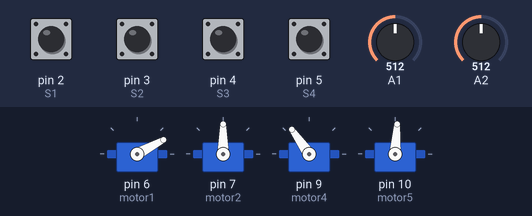
Recording of a sketch running on a simulated Arduino Uno, built with avr-gcc and run on an emulated ATmega328P. Parts: 4 × servo. Inputs (shaded band) come from the test bench; at power-on: pin 2 (S1), pin 3 (S2), pin 4 (S3), pin 5 (S4) HIGH, A2 = 512, A1 = 512.

Above: at 1.2 s.
1.3 s: pin 2 (S1) pulled LOW for 1 s
At 2.8 s:
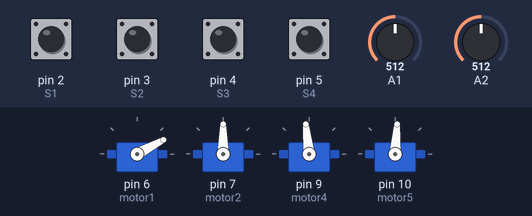
3.8 s: A2 set to 716
At 4.1 s:
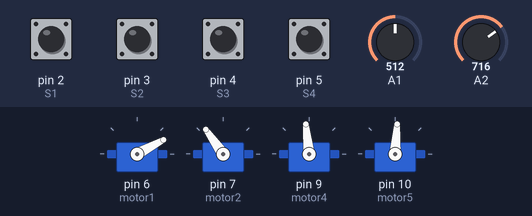
5.3 s: A1 set to 306
At 6.5 s:
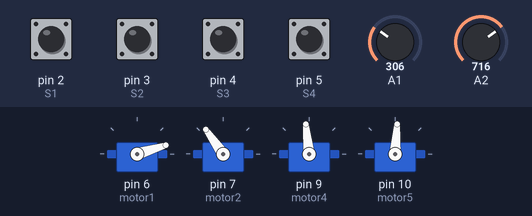
6.8 s: pin 4 (S3) pulled LOW for 0.15 s
At 8.1 s:
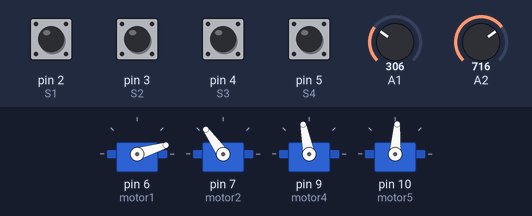
8.4 s: pin 3 (S2) pulled LOW for 1 s
At 10.5 s:
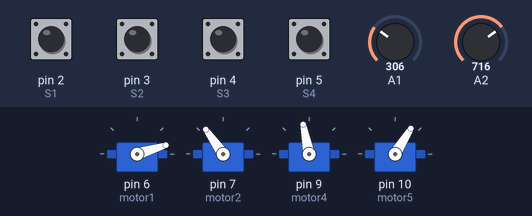
10.9 s: pin 2 (S1) pulled LOW for 0.15 s
At 12.5 s:
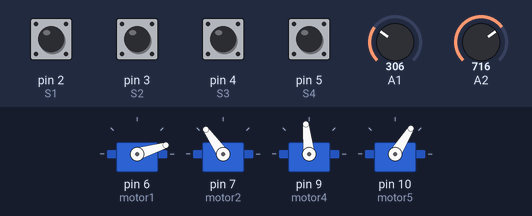
Timing chart, 0 to 13.5 s (numbered marks = the images above; inputs shaded):
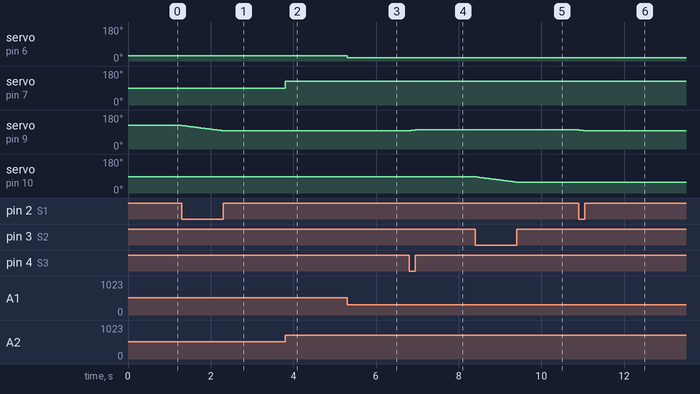

Measured:
- after the input at 1.3 s, servo on pin 9 (motor4): moves from 125° to 96° over 1.0 s, starting at once
- after the input at 3.8 s, servo on pin 7 (motor2): 90° → 125° at once
- after the input at 5.3 s, servo on pin 6 (motor1): 28° → 17° at once
- after the input at 6.8 s, servo on pin 9 (motor4): 96° → 101° at once
- after the input at 8.4 s, servo on pin 10 (motor5): moves from 86° to 58° over 0.96 s, starting at once
- after the input at 10.9 s, servo on pin 9 (motor4): 101° → 96° at once

The sketch:

RoboticHandControls.ino
```cpp
#include <Servo.h>

Servo motor1;  // D6, 0 to 57
Servo motor2;  // D7, 0 to 180
// Motor 3 on D8 is broken and disabled. A3 is unused.
Servo motor4;  // D9, middle, 90 to 160
Servo motor5;  // D10, base, 0 to 176

const int S1 = 2;
const int S2 = 3;
const int S3 = 4;
const int S4 = 5;
int middleAngle = 125;
int baseAngle = 86;

void setup() {
  pinMode(S1, INPUT_PULLUP);
  pinMode(S2, INPUT_PULLUP);
  pinMode(S3, INPUT_PULLUP);
  pinMode(S4, INPUT_PULLUP);

  // Load every working motor target before enabling any servo signals.
  // The two active knobs choose their own bounded starting targets.
  int startPot1 = analogRead(A1);
  int startAngle1 = map(startPot1, 0, 1023, 0, 57);
  motor1.write(startAngle1);

  int startPot2 = analogRead(A2);
  int startAngle2 = map(startPot2, 0, 1023, 0, 180);
  motor2.write(startAngle2);

  motor4.write(middleAngle);
  motor5.write(baseAngle);

  // Attaching can move the model toward the loaded targets.
  // The teacher must still check power, starting pose and safe travel.
  motor1.attach(6);
  motor2.attach(7);
  motor4.attach(9);
  motor5.attach(10);
}

void loop() {
  int pot1 = analogRead(A1);
  int angle1 = map(pot1, 0, 1023, 0, 57);
  motor1.write(angle1);

  int pot2 = analogRead(A2);
  int angle2 = map(pot2, 0, 1023, 0, 180);
  motor2.write(angle2);

  // Read each button once. Opposing buttons cancel for this joint.
  bool s3Pressed = digitalRead(S3) == LOW;
  bool s1Pressed = digitalRead(S1) == LOW;
  if (s3Pressed && !s1Pressed) {
    middleAngle++;
    if (middleAngle > 160) {
      middleAngle = 160;
    }
    motor4.write(middleAngle);
    delay(20);
  }
  if (s1Pressed && !s3Pressed) {
    middleAngle--;
    if (middleAngle < 90) {
      middleAngle = 90;
    }
    motor4.write(middleAngle);
    delay(20);
  }

  bool s4Pressed = digitalRead(S4) == LOW;
  bool s2Pressed = digitalRead(S2) == LOW;
  if (s4Pressed && !s2Pressed) {
    baseAngle++;
    if (baseAngle > 176) {
      baseAngle = 176;
    }
    motor5.write(baseAngle);
    delay(20);
  }
  if (s2Pressed && !s4Pressed) {
    baseAngle--;
    if (baseAngle < 0) {
      baseAngle = 0;
    }
    motor5.write(baseAngle);
    delay(20);
  }

  delay(15);
}
```
